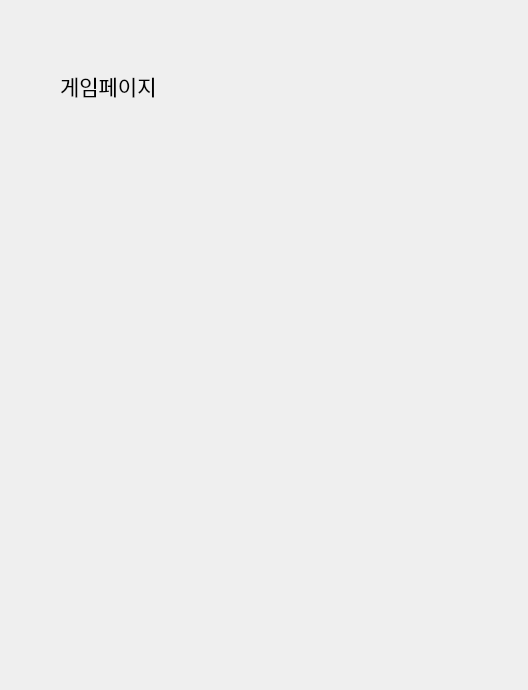
<?xml version="1.0" encoding="UTF-8"?>
<ui version="4.0">
 <class>Form</class>
 <widget class="QWidget" name="Form">
  <property name="geometry">
   <rect>
    <x>0</x>
    <y>0</y>
    <width>528</width>
    <height>690</height>
   </rect>
  </property>
  <property name="windowTitle">
   <string>Form</string>
  </property>
  <widget class="QStackedWidget" name="stackedWidget">
   <property name="geometry">
    <rect>
     <x>0</x>
     <y>0</y>
     <width>531</width>
     <height>691</height>
    </rect>
   </property>
   <property name="currentIndex">
    <number>2</number>
   </property>
   <widget class="QWidget" name="insertNamePage">
    <widget class="QPushButton" name="btn_joinChat">
     <property name="geometry">
      <rect>
       <x>230</x>
       <y>350</y>
       <width>81</width>
       <height>31</height>
      </rect>
     </property>
     <property name="text">
      <string>입장하기</string>
     </property>
    </widget>
    <widget class="QLineEdit" name="led_insertName">
     <property name="geometry">
      <rect>
       <x>140</x>
       <y>300</y>
       <width>261</width>
       <height>31</height>
      </rect>
     </property>
    </widget>
    <widget class="QLabel" name="label">
     <property name="geometry">
      <rect>
       <x>190</x>
       <y>240</y>
       <width>161</width>
       <height>41</height>
      </rect>
     </property>
     <property name="text">
      <string>이름을 입력해주세요</string>
     </property>
     <property name="alignment">
      <set>Qt::AlignCenter</set>
     </property>
    </widget>
   </widget>
   <widget class="QWidget" name="page_2">
    <widget class="QLineEdit" name="led_sendMessage">
     <property name="geometry">
      <rect>
       <x>40</x>
       <y>510</y>
       <width>381</width>
       <height>31</height>
      </rect>
     </property>
    </widget>
    <widget class="QPushButton" name="btn_sendMessage">
     <property name="geometry">
      <rect>
       <x>424</x>
       <y>510</y>
       <width>70</width>
       <height>31</height>
      </rect>
     </property>
     <property name="text">
      <string>전송</string>
     </property>
    </widget>
    <widget class="QListWidget" name="listwdg_message">
     <property name="geometry">
      <rect>
       <x>40</x>
       <y>80</y>
       <width>451</width>
       <height>421</height>
      </rect>
     </property>
    </widget>
    <widget class="QLabel" name="label_2">
     <property name="geometry">
      <rect>
       <x>40</x>
       <y>40</y>
       <width>161</width>
       <height>31</height>
      </rect>
     </property>
     <property name="text">
      <string>ooo님 반갑습니다</string>
     </property>
     <property name="alignment">
      <set>Qt::AlignCenter</set>
     </property>
    </widget>
    <widget class="QPushButton" name="btn_leaveChat">
     <property name="geometry">
      <rect>
       <x>380</x>
       <y>30</y>
       <width>111</width>
       <height>41</height>
      </rect>
     </property>
     <property name="text">
      <string>채팅방 나가기</string>
     </property>
    </widget>
    <widget class="QPushButton" name="pushButton">
     <property name="geometry">
      <rect>
       <x>200</x>
       <y>560</y>
       <width>161</width>
       <height>81</height>
      </rect>
     </property>
     <property name="text">
      <string>게임하기</string>
     </property>
    </widget>
   </widget>
   <widget class="QWidget" name="page">
    <widget class="QLabel" name="label_3">
     <property name="geometry">
      <rect>
       <x>60</x>
       <y>40</y>
       <width>231</width>
       <height>91</height>
      </rect>
     </property>
     <property name="font">
      <font>
       <family>Arial</family>
       <pointsize>16</pointsize>
      </font>
     </property>
     <property name="text">
      <string>게임페이지</string>
     </property>
    </widget>
   </widget>
  </widget>
 </widget>
 <resources/>
 <connections/>
</ui>
